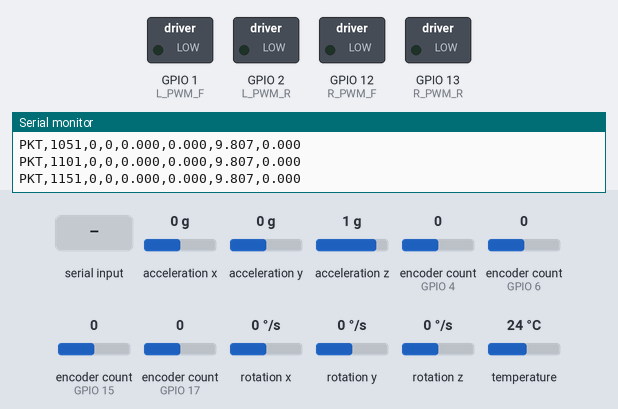
Bench run of a program on a simulated ESP32-S3. On the bench: switched loads named in the program (green lamp = pin HIGH), the last lines printed to the serial monitor. The inputs (shaded band) are chosen by the test bench; at power-on: acceleration x 0 g, acceleration y 0 g, acceleration z 1 g, encoder count (sensors on GPIO 4, GPIO 6, GPIO 15, GPIO 17) 0, rotation x 0 °/s, rotation y 0 °/s, rotation z 0 °/s, temperature 24 °C.

Above: at 1.2 s.
1.3 s: "CMD,90,45\n" received over Serial
At 2.1 s:
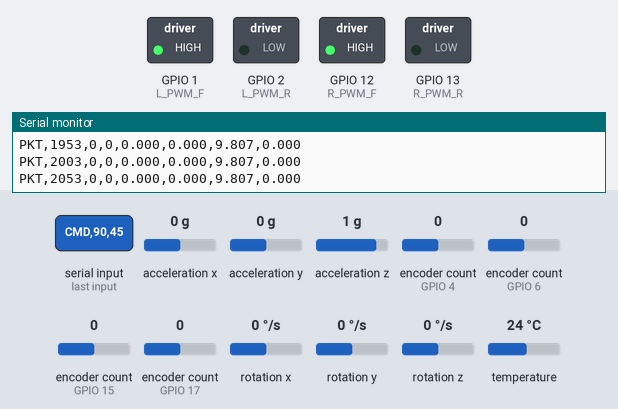
2.8 s: "CMD\n" received over Serial
At 3.3 s:
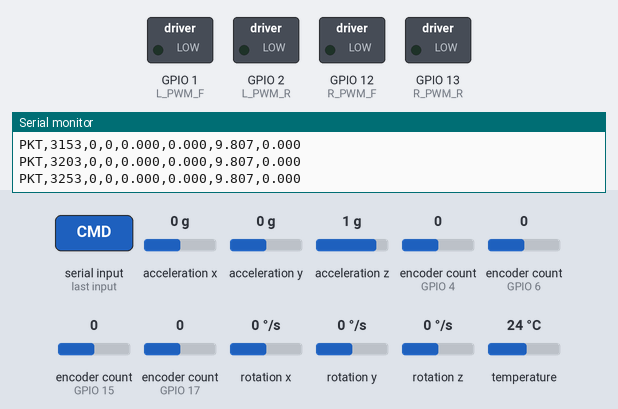
4.3 s: "CMD,45\n" received over Serial
At 5.7 s:
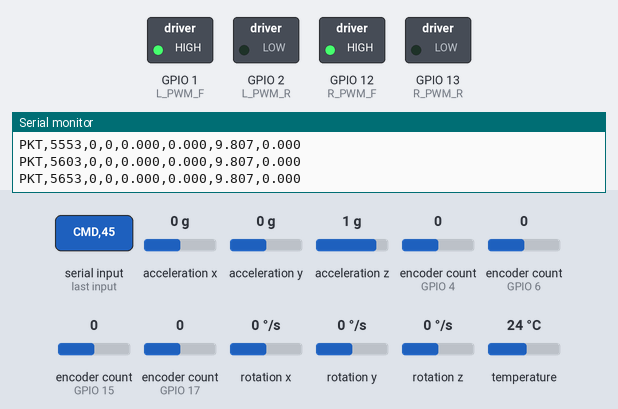
Timing chart, 0 to 7.3 s (numbered marks = the images above; inputs shaded):
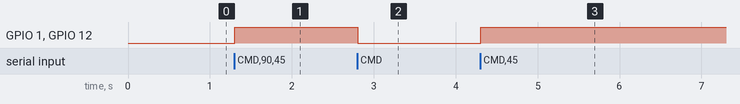

The program:

main.cpp
```cpp
#include <Arduino.h>
#include <Wire.h>
#include <Adafruit_MPU6050.h>
#include <Adafruit_Sensor.h>
#include <ESP32Encoder.h>

// --- PIN DEFINITIONS ---
#define I2C_SDA 8
#define I2C_SCL 9
#define L_PWM_F 1
#define L_PWM_R 2
#define R_PWM_F 12
#define R_PWM_R 13

#define ENC_FL_A 4
#define ENC_FL_B 5
#define ENC_FR_A 6
#define ENC_FR_B 7
#define ENC_RL_A 15
#define ENC_RL_B 16
#define ENC_RR_A 17
#define ENC_RR_B 18

// --- CONSTANTS & TIMING ---
const float WHEEL_BASE = 0.20;
const int TICKS_PER_REV = 233;
const unsigned long LOOP_PERIOD = 50; // 50ms = Exactly 20 Hz for the EKF

float target_v = 0.0;
float target_w = 0.0;

ESP32Encoder enc_fl, enc_fr, enc_rl, enc_rr;
Adafruit_MPU6050 mpu;

long prev_l = 0, prev_r = 0;
unsigned long prev_time = 0;

// Non-blocking serial buffer
String input_buffer = "";

void set_motor_speed(int pwm_f, int pwm_r, float speed) {
    int pwm = min((int)fabs(speed * 500.0), 255);
    if (speed > 0.1) {
        analogWrite(pwm_f, pwm); analogWrite(pwm_r, 0);
    } else if (speed < -0.1) {
        analogWrite(pwm_f, 0); analogWrite(pwm_r, pwm);
    } else {
        analogWrite(pwm_f, 0); analogWrite(pwm_r, 0);
    }
}

void parse_cmd(String line) {
    if (!line.startsWith("CMD")) return;

    float v, w;
    sscanf(line.c_str(), "CMD,%f,%f", &v, &w);
    target_v = v;
    target_w = w;
}

void setup() {
    Serial.begin(115200);

    pinMode(L_PWM_F, OUTPUT);
    pinMode(L_PWM_R, OUTPUT);
    pinMode(R_PWM_F, OUTPUT);
    pinMode(R_PWM_R, OUTPUT);

    Wire.begin(I2C_SDA, I2C_SCL);
    mpu.begin();

    enc_fl.attachHalfQuad(ENC_FL_A, ENC_FL_B);
    enc_fr.attachHalfQuad(ENC_FR_A, ENC_FR_B);
    enc_rl.attachHalfQuad(ENC_RL_A, ENC_RL_B);
    enc_rr.attachHalfQuad(ENC_RR_A, ENC_RR_B);

    prev_time = millis();
}

void loop() {
    // --- 1. NON-BLOCKING SERIAL READ ---
    // Read bytes as they arrive without stopping the microcontroller
    while (Serial.available() > 0) {
        char inChar = (char)Serial.read();
        if (inChar == '\n') {
            parse_cmd(input_buffer);
            input_buffer = ""; // Clear buffer after parsing
        } else {
            input_buffer += inChar;
        }
    }

    // --- 2. RIGID TIMING EXECUTION ---
    unsigned long now = millis();

    // Only execute control math if exactly 50ms have passed
    if (now - prev_time >= LOOP_PERIOD) {
        prev_time = now;

        // --- ENCODERS ---
        long curr_l = (enc_fl.getCount() + enc_rl.getCount()) / 2;
        long curr_r = -(enc_fr.getCount() + enc_rr.getCount()) / 2;

        long dl = curr_l - prev_l;
        long dr = curr_r - prev_r;

        prev_l = curr_l;
        prev_r = curr_r;

        // --- MOTOR CONTROL ---
        float t_l = target_v - (target_w * WHEEL_BASE / 2.0);
        float t_r = target_v + (target_w * WHEEL_BASE / 2.0);

        set_motor_speed(L_PWM_F, L_PWM_R, t_l);
        set_motor_speed(R_PWM_F, R_PWM_R, t_r);

        // --- IMU ---
        sensors_event_t a, g, temp;
        mpu.getEvent(&a, &g, &temp);

        // --- SEND ABSOLUTE TIMESTAMP PACKET ---
        // Notice we are sending 'now' (unsigned long) instead of 'dt'
        Serial.printf(
            "PKT,%lu,%ld,%ld,%.3f,%.3f,%.3f,%.3f\n",
            now, dl, dr,
            a.acceleration.x,
            a.acceleration.y,
            a.acceleration.z,
            g.gyro.z
        );
    }

    // Loop repeats as fast as possible, but math only triggers at 20Hz.
    // No delay() allowed here.
}
```

Measured:
- after the input at 1.3 s, GPIO 1 (L_PWM_F), GPIO 12 (R_PWM_F): LOW → HIGH at once
- after the input at 2.8 s, GPIO 1 (L_PWM_F), GPIO 12 (R_PWM_F): HIGH → LOW at once
- after the input at 4.3 s, GPIO 1 (L_PWM_F), GPIO 12 (R_PWM_F): LOW → HIGH at once
